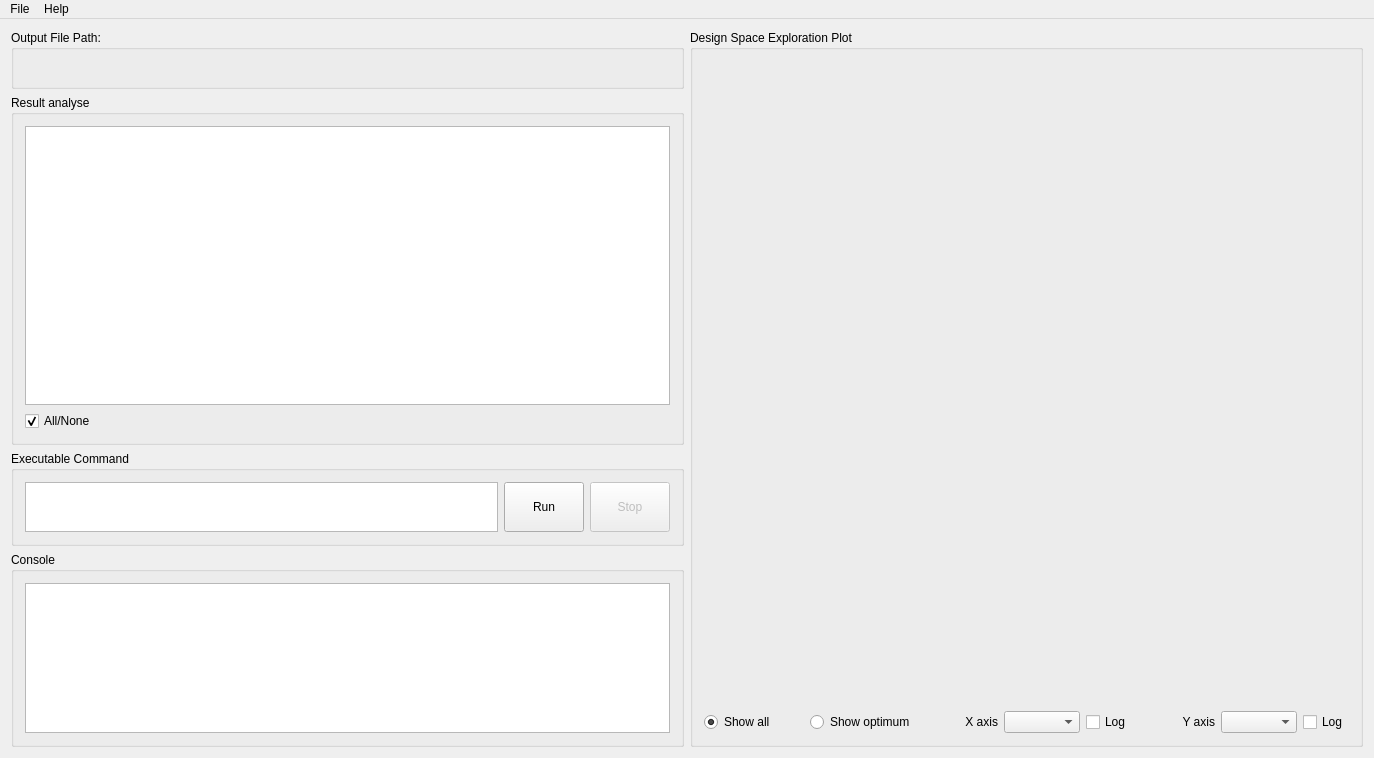
<?xml version="1.0" encoding="UTF-8"?>
<ui version="4.0">
 <class>MainWindow</class>
 <widget class="QMainWindow" name="MainWindow">
  <property name="geometry">
   <rect>
    <x>0</x>
    <y>0</y>
    <width>1374</width>
    <height>758</height>
   </rect>
  </property>
  <property name="sizePolicy">
   <sizepolicy hsizetype="Preferred" vsizetype="Preferred">
    <horstretch>0</horstretch>
    <verstretch>0</verstretch>
   </sizepolicy>
  </property>
  <property name="windowTitle">
   <string>MainWindow</string>
  </property>
  <widget class="QWidget" name="centralWidget">
   <layout class="QHBoxLayout" name="horizontalLayout_3">
    <item>
     <layout class="QVBoxLayout" name="verticalLayout">
      <item>
       <widget class="QGroupBox" name="filNameGroupBox">
        <property name="sizePolicy">
         <sizepolicy hsizetype="Preferred" vsizetype="Maximum">
          <horstretch>0</horstretch>
          <verstretch>0</verstretch>
         </sizepolicy>
        </property>
        <property name="title">
         <string>Output File Path:</string>
        </property>
        <layout class="QGridLayout" name="gridLayout_4">
         <item row="0" column="0">
          <widget class="QLabel" name="fileNameLabel">
           <property name="sizePolicy">
            <sizepolicy hsizetype="Preferred" vsizetype="Preferred">
             <horstretch>0</horstretch>
             <verstretch>0</verstretch>
            </sizepolicy>
           </property>
           <property name="text">
            <string/>
           </property>
          </widget>
         </item>
        </layout>
       </widget>
      </item>
      <item>
       <widget class="QGroupBox" name="dataGroup">
        <property name="sizePolicy">
         <sizepolicy hsizetype="Preferred" vsizetype="Expanding">
          <horstretch>0</horstretch>
          <verstretch>0</verstretch>
         </sizepolicy>
        </property>
        <property name="title">
         <string>Result analyse</string>
        </property>
        <layout class="QGridLayout" name="gridLayout">
         <item row="1" column="0">
          <widget class="MyCheckBox" name="checkAllCheckBox">
           <property name="text">
            <string>All/None</string>
           </property>
           <property name="checkable">
            <bool>true</bool>
           </property>
           <property name="checked">
            <bool>true</bool>
           </property>
           <property name="autoRepeatDelay">
            <number>298</number>
           </property>
           <property name="tristate">
            <bool>false</bool>
           </property>
          </widget>
         </item>
         <item row="0" column="0">
          <widget class="QTreeWidget" name="dataTreeWidget">
           <property name="sizePolicy">
            <sizepolicy hsizetype="MinimumExpanding" vsizetype="MinimumExpanding">
             <horstretch>0</horstretch>
             <verstretch>0</verstretch>
            </sizepolicy>
           </property>
           <property name="columnCount">
            <number>0</number>
           </property>
          </widget>
         </item>
        </layout>
       </widget>
      </item>
      <item>
       <widget class="QGroupBox" name="commandGroup">
        <property name="sizePolicy">
         <sizepolicy hsizetype="Preferred" vsizetype="Maximum">
          <horstretch>0</horstretch>
          <verstretch>0</verstretch>
         </sizepolicy>
        </property>
        <property name="title">
         <string>Executable Command</string>
        </property>
        <layout class="QGridLayout" name="gridLayout_2">
         <item row="1" column="2">
          <widget class="QPushButton" name="stopButton">
           <property name="enabled">
            <bool>false</bool>
           </property>
           <property name="sizePolicy">
            <sizepolicy hsizetype="Fixed" vsizetype="Preferred">
             <horstretch>0</horstretch>
             <verstretch>0</verstretch>
            </sizepolicy>
           </property>
           <property name="text">
            <string>Stop</string>
           </property>
          </widget>
         </item>
         <item row="1" column="1">
          <widget class="QPushButton" name="runButton">
           <property name="sizePolicy">
            <sizepolicy hsizetype="Fixed" vsizetype="Preferred">
             <horstretch>0</horstretch>
             <verstretch>0</verstretch>
            </sizepolicy>
           </property>
           <property name="text">
            <string>Run</string>
           </property>
          </widget>
         </item>
         <item row="1" column="0">
          <widget class="QTextEdit" name="textEdit">
           <property name="sizePolicy">
            <sizepolicy hsizetype="Expanding" vsizetype="Maximum">
             <horstretch>0</horstretch>
             <verstretch>0</verstretch>
            </sizepolicy>
           </property>
           <property name="maximumSize">
            <size>
             <width>16777215</width>
             <height>50</height>
            </size>
           </property>
          </widget>
         </item>
        </layout>
       </widget>
      </item>
      <item>
       <widget class="QGroupBox" name="consoleGroup">
        <property name="sizePolicy">
         <sizepolicy hsizetype="Preferred" vsizetype="Maximum">
          <horstretch>0</horstretch>
          <verstretch>0</verstretch>
         </sizepolicy>
        </property>
        <property name="title">
         <string>Console</string>
        </property>
        <layout class="QGridLayout" name="gridLayout_5">
         <item row="0" column="0">
          <widget class="QTextEdit" name="consoleText">
           <property name="sizePolicy">
            <sizepolicy hsizetype="Preferred" vsizetype="Maximum">
             <horstretch>0</horstretch>
             <verstretch>0</verstretch>
            </sizepolicy>
           </property>
           <property name="maximumSize">
            <size>
             <width>16777215</width>
             <height>150</height>
            </size>
           </property>
          </widget>
         </item>
        </layout>
       </widget>
      </item>
     </layout>
    </item>
    <item>
     <widget class="QGroupBox" name="graphGroup">
      <property name="sizePolicy">
       <sizepolicy hsizetype="Preferred" vsizetype="Preferred">
        <horstretch>0</horstretch>
        <verstretch>0</verstretch>
       </sizepolicy>
      </property>
      <property name="autoFillBackground">
       <bool>false</bool>
      </property>
      <property name="title">
       <string>Design Space Exploration Plot</string>
      </property>
      <layout class="QGridLayout" name="gridLayout_3">
       <item row="0" column="0">
        <widget class="QCustomPlot" name="dataPlot" native="true">
         <property name="sizePolicy">
          <sizepolicy hsizetype="Expanding" vsizetype="Expanding">
           <horstretch>0</horstretch>
           <verstretch>0</verstretch>
          </sizepolicy>
         </property>
        </widget>
       </item>
       <item row="1" column="0">
        <layout class="QHBoxLayout" name="dataSelectionHorizontalLayout">
         <item>
          <layout class="QHBoxLayout" name="allOptLayout">
           <item>
            <widget class="QRadioButton" name="showAllRadioButton">
             <property name="text">
              <string>Show all</string>
             </property>
             <property name="checked">
              <bool>true</bool>
             </property>
            </widget>
           </item>
           <item>
            <widget class="QRadioButton" name="showOpRaioButton">
             <property name="acceptDrops">
              <bool>false</bool>
             </property>
             <property name="text">
              <string>Show optimum</string>
             </property>
             <property name="checked">
              <bool>false</bool>
             </property>
            </widget>
           </item>
          </layout>
         </item>
         <item>
          <layout class="QHBoxLayout" name="xAxisLayout">
           <item>
            <widget class="QLabel" name="xAxisLabel">
             <property name="sizePolicy">
              <sizepolicy hsizetype="Minimum" vsizetype="Preferred">
               <horstretch>0</horstretch>
               <verstretch>0</verstretch>
              </sizepolicy>
             </property>
             <property name="text">
              <string>X axis</string>
             </property>
             <property name="alignment">
              <set>Qt::AlignRight|Qt::AlignTrailing|Qt::AlignVCenter</set>
             </property>
            </widget>
           </item>
           <item>
            <widget class="QComboBox" name="xAxisList">
             <property name="sizePolicy">
              <sizepolicy hsizetype="Preferred" vsizetype="Fixed">
               <horstretch>0</horstretch>
               <verstretch>0</verstretch>
              </sizepolicy>
             </property>
            </widget>
           </item>
           <item>
            <widget class="QCheckBox" name="xAxisLogCheck">
             <property name="sizePolicy">
              <sizepolicy hsizetype="Maximum" vsizetype="Fixed">
               <horstretch>0</horstretch>
               <verstretch>0</verstretch>
              </sizepolicy>
             </property>
             <property name="text">
              <string>Log</string>
             </property>
            </widget>
           </item>
          </layout>
         </item>
         <item>
          <layout class="QHBoxLayout" name="yAxisLayout">
           <item>
            <widget class="QLabel" name="yAxisLabel">
             <property name="text">
              <string>Y axis</string>
             </property>
             <property name="alignment">
              <set>Qt::AlignRight|Qt::AlignTrailing|Qt::AlignVCenter</set>
             </property>
            </widget>
           </item>
           <item>
            <widget class="QComboBox" name="yAxisList"/>
           </item>
           <item>
            <widget class="QCheckBox" name="yAxisLogCheck">
             <property name="sizePolicy">
              <sizepolicy hsizetype="Maximum" vsizetype="Fixed">
               <horstretch>0</horstretch>
               <verstretch>0</verstretch>
              </sizepolicy>
             </property>
             <property name="text">
              <string>Log</string>
             </property>
            </widget>
           </item>
          </layout>
         </item>
        </layout>
       </item>
      </layout>
     </widget>
    </item>
   </layout>
  </widget>
  <widget class="QMenuBar" name="menuBar">
   <property name="geometry">
    <rect>
     <x>0</x>
     <y>0</y>
     <width>1374</width>
     <height>17</height>
    </rect>
   </property>
   <widget class="QMenu" name="menuFile">
    <property name="title">
     <string>File</string>
    </property>
    <addaction name="actionNew_File"/>
    <addaction name="actionLoad_File"/>
    <addaction name="separator"/>
    <addaction name="actionExit"/>
   </widget>
   <widget class="QMenu" name="menuHelp">
    <property name="title">
     <string>Help</string>
    </property>
    <addaction name="actionHelp"/>
    <addaction name="separator"/>
    <addaction name="actionAbout"/>
   </widget>
   <addaction name="menuFile"/>
   <addaction name="menuHelp"/>
  </widget>
  <action name="actionHelp">
   <property name="text">
    <string>Help</string>
   </property>
  </action>
  <action name="actionExit">
   <property name="text">
    <string>Exit</string>
   </property>
  </action>
  <action name="actionLoad_File">
   <property name="text">
    <string>Load File</string>
   </property>
  </action>
  <action name="actionNew_File">
   <property name="text">
    <string>New File</string>
   </property>
  </action>
  <action name="actionAbout">
   <property name="text">
    <string>About</string>
   </property>
  </action>
 </widget>
 <layoutdefault spacing="6" margin="11"/>
 <customwidgets>
  <customwidget>
   <class>QCustomPlot</class>
   <extends>QWidget</extends>
   <header>qcustomplot.h</header>
   <container>1</container>
  </customwidget>
  <customwidget>
   <class>MyCheckBox</class>
   <extends>QCheckBox</extends>
   <header>mycheckbox.h</header>
  </customwidget>
 </customwidgets>
 <resources/>
 <connections/>
</ui>
